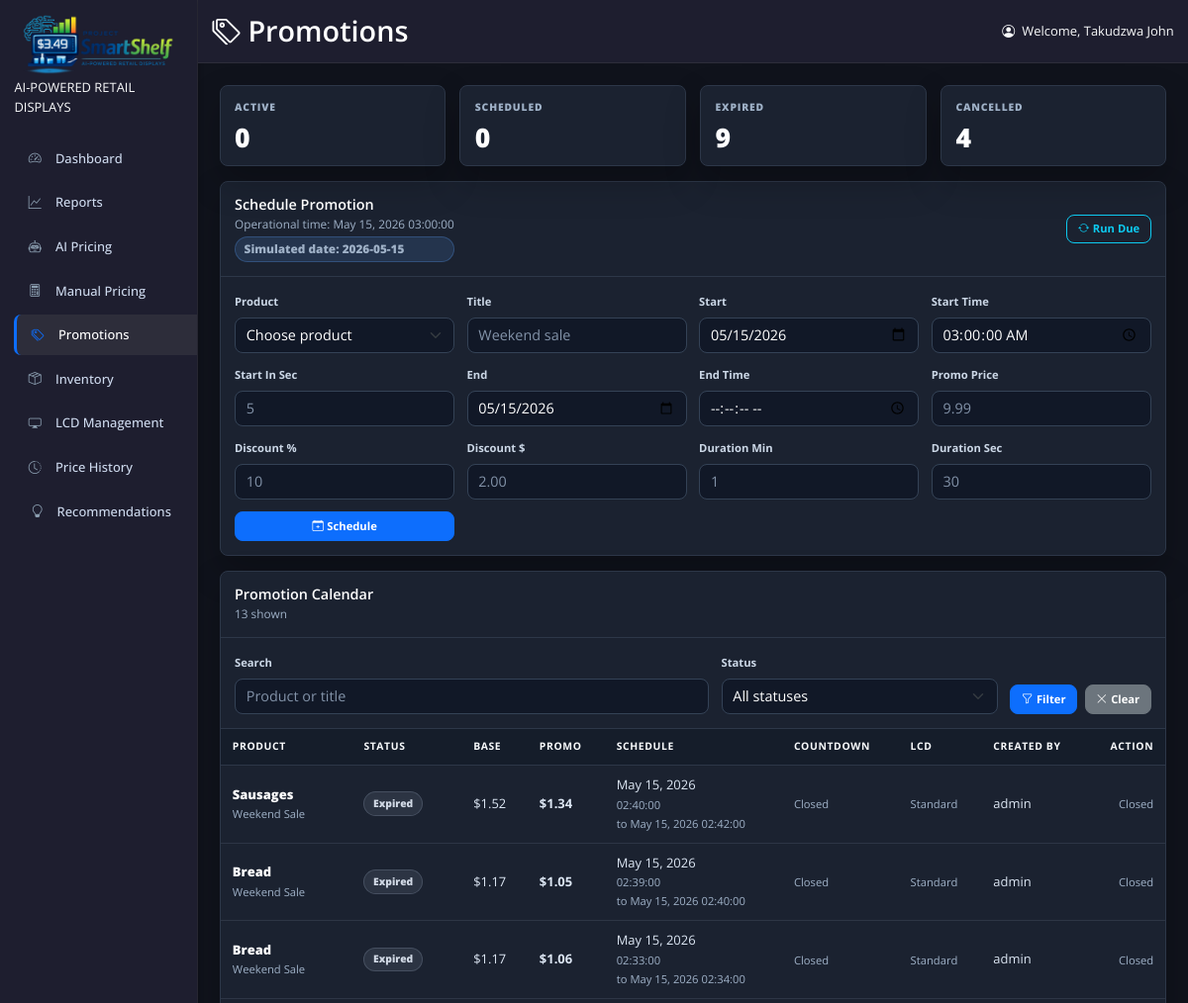
Before: /ProjectSmartShelf/promotions/ (signed in, upper part) with the older database file.
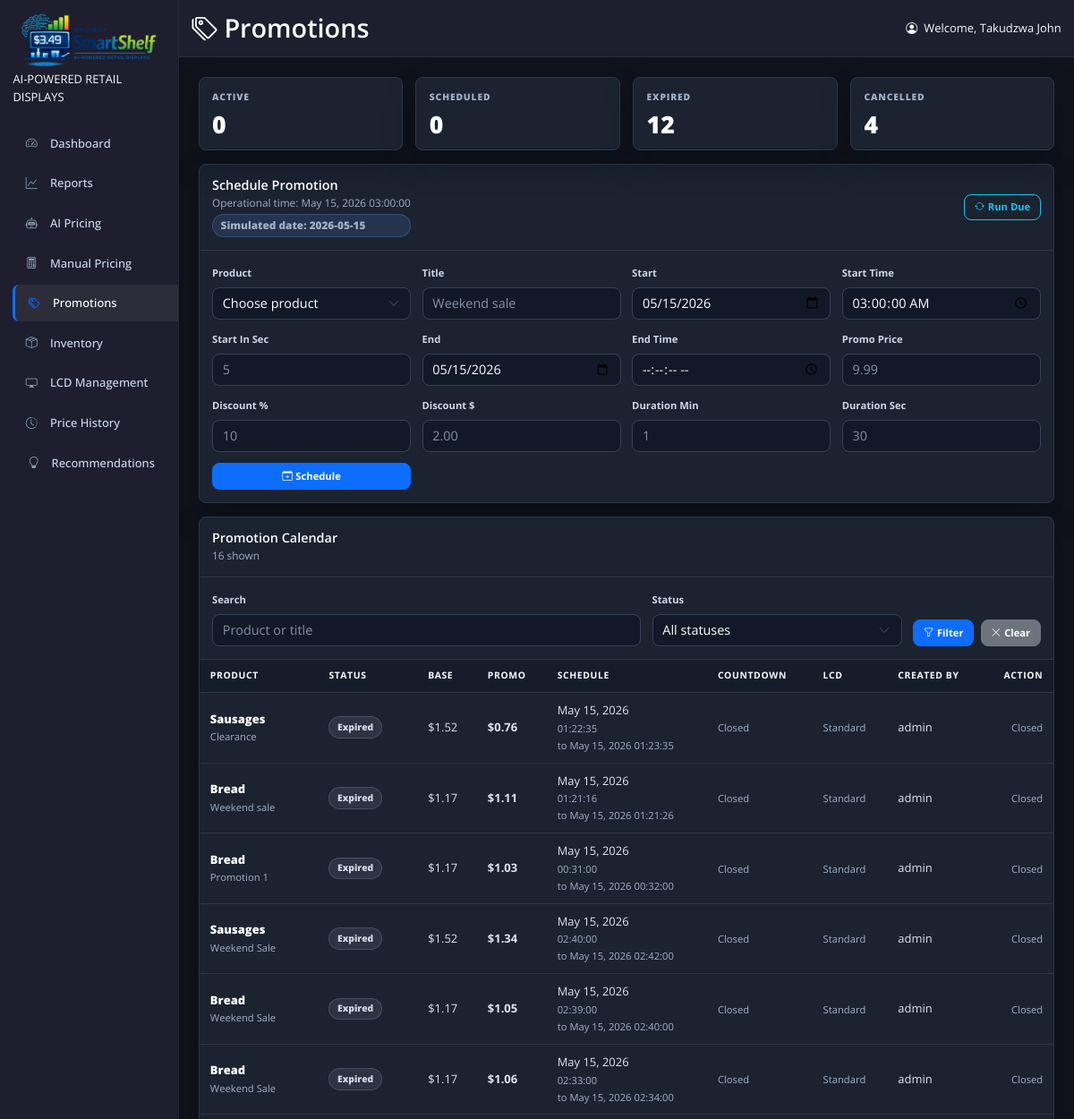
After: the same page with the newer database file.
### ProjectSmartShelf/models.py (models this page shows, shortened)
class ScheduledPromotion(models.Model):
    STATUS_SCHEDULED = 'scheduled'
    STATUS_ACTIVE = 'active'
    STATUS_EXPIRED = 'expired'
    STATUS_CANCELLED = 'cancelled'
    STATUS_CHOICES = [
        (STATUS_SCHEDULED, 'Scheduled'),
        (STATUS_ACTIVE, 'Active'),
        (STATUS_EXPIRED, 'Expired'),
        (STATUS_CANCELLED, 'Cancelled'),
    ]
    product = models.ForeignKey(
        Product,
        on_delete=models.CASCADE,
        related_name='scheduled_promotions',
    )
    title = models.CharField(max_length=120, blank=True)
    promotional_price = models.DecimalField(max_digits=10, decimal_places=2)
    start_date = models.DateField()
    start_time = models.TimeField(null=True, blank=True)
    end_date = models.DateField()
    end_time = models.TimeField(null=True, blank=True)
    pre_promotion_price = models.DecimalField(
        max_digits=10,
        decimal_places=2,
        null=True,
        blank=True,
        help_text='Price captured immediately before the promotion activates.',
    )
    status = models.CharField(
        max_length=20,
        choices=STATUS_CHOICES,
        default=STATUS_SCHEDULED,
    )
    created_by = models.ForeignKey(
        settings.AUTH_USER_MODEL,
        on_delete=models.SET_NULL,
        null=True,
        blank=True,
    )
    created_at = models.DateTimeField(auto_now_add=True)
    updated_at = models.DateTimeField(auto_now=True)
    applied_at = models.DateTimeField(null=True, blank=True)
    reverted_at = models.DateTimeField(null=True, blank=True)
    class Meta:
        ordering = ['status', 'start_date', 'start_time', 'product__name']
        indexes = [
            models.Index(fields=['status', 'start_date', 'start_time', 'end_date', 'end_time'], name='promo_schedule_idx'),
            models.Index(fields=['product', 'status'], name='promo_product_status_idx'),
        ]
    @property
    def display_name(self):
        return self.title or f"{self.product.name} promotion"
    @property
    def base_price(self):
        return self.pre_promotion_price if self.pre_promotion_price is not None else self.product.price
    @classmethod
    def _coerce_effective_at(cls, value=None):
        if value is None:
            return timezone.localtime()
        if isinstance(value, datetime.datetime):
            if timezone.is_naive(value):
                return timezone.make_aware(value, timezone.get_current_timezone())
            return timezone.localtime(value)
        if isinstance(value, datetime.date):
            return cls._combine_schedule(value, datetime.time.min)
        return value
    @classmethod
    def process_due_promotions(cls, effective_at=None):
        effective_at = cls._coerce_effective_at(effective_at)
        effective_date = effective_at.date()
        now = timezone.now()
        results = {
            'activated': 0,
            'reverted': 0,
            'expired_without_activation': 0,
        }
        for promotion in cls.objects.select_related('product').filter(
            status=cls.STATUS_ACTIVE,
            end_date__lte=effective_date,
        ):
            if promotion.ends_at < effective_at and promotion.revert(now=now):
                results['reverted'] += 1
        overdue_promotions = cls.objects.filter(
            status=cls.STATUS_SCHEDULED,
            end_date__lte=effective_date,
        )
        for promotion in overdue_promotions:
            if promotion.ends_at < effective_at:
                promotion.status = cls.STATUS_EXPIRED
                promotion.reverted_at = now
                promotion.save(update_fields=['status', 'reverted_at', 'updated_at'])
                results['expired_without_activation'] += 1
        due_promotions = cls.objects.select_related('product').filter(
            status=cls.STATUS_SCHEDULED,
            start_date__lte=effective_date,
            end_date__gte=effective_date,
        ).order_by('start_date', 'start_time', 'created_at')
        for promotion in due_promotions:
            if promotion.starts_at <= effective_at <= promotion.ends_at and promotion.activate(now=now):
                results['activated'] += 1
        return results

### checkout/models.py (models this page shows, shortened)
class Product(models.Model):
    name = models.CharField(max_length=200)
    category = models.CharField(max_length=100)
    price = models.DecimalField(max_digits=10, decimal_places=2)
    expiry_date=models.DateField(null=True, blank=True)
    inventory_level = models.IntegerField(default=0, help_text='Current stock count')
    lcd_id = models.IntegerField(default=1, help_text="1, 2, or 3 for the shelf display")
    class Meta:
        ordering = ['name']

### ProjectSmartShelf/views.py (the view, shortened to what this page needs)
# urls.py: path("promotions/", views.promotions_view, name="promotions"),
@staff_member_required(login_url='staff_login')
def promotions_view(request):
    effective_at = get_effective_promotion_time(request)
    effective_date = effective_at.date()
    ScheduledPromotion.process_due_promotions(effective_at)
    promotions = ScheduledPromotion.objects.select_related('product', 'created_by').order_by('-created_at')
    search_query = request.GET.get('search', '').strip()
    status_filter = request.GET.get('status', '').strip()
    if search_query:
        promotions = promotions.filter(
            Q(product__name__icontains=search_query) |
            Q(title__icontains=search_query)
        )
    if status_filter:
        promotions = promotions.filter(status=status_filter)
    promotions = prepare_promotions_for_display(promotions, effective_at)
    products = Product.objects.all().order_by('name')
    status_counts = {
        'scheduled': ScheduledPromotion.objects.filter(status=ScheduledPromotion.STATUS_SCHEDULED).count(),
        'active': ScheduledPromotion.objects.filter(status=ScheduledPromotion.STATUS_ACTIVE).count(),
        'expired': ScheduledPromotion.objects.filter(status=ScheduledPromotion.STATUS_EXPIRED).count(),
        'cancelled': ScheduledPromotion.objects.filter(status=ScheduledPromotion.STATUS_CANCELLED).count(),
    }
    context = {
        'products': products,
        'promotions': promotions,
        'search_query': search_query,
        'status_filter': status_filter,
        'status_choices': ScheduledPromotion.STATUS_CHOICES,
        'status_counts': status_counts,
        'effective_date': effective_date,
        'effective_at': effective_at,
        'active_simulated_date': get_active_simulated_date(request),
        'default_start_date': effective_date.strftime('%Y-%m-%d'),
        'default_start_time': effective_at.strftime('%H:%M:%S'),
    }
    return render(request, 'promotions.html', context)

### ProjectSmartShelf/context_processors.py (called while the page is built)
def simulated_date(request):
    active_date = getattr(request, 'simulated_date', None)
    context = {
        'simulated_date': active_date,
        'recommendations_count': 0,
    }
    cached_count = getattr(request, '_recommendations_count', None)
    if cached_count is not None:
        context['recommendations_count'] = cached_count
        return context
    user = getattr(request, 'user', None)
    if not (user and user.is_authenticated and user.is_staff):
        return context
    try:
        from .recommendations import recommendation_count
        context['recommendations_count'] = recommendation_count(active_date or timezone.localdate())
    except Exception:
        context['recommendations_count'] = 0
    return context

### ProjectSmartShelf/recommendations.py (called while the page is built)
def recommendation_count(base_date):
    return len(build_recommendations(base_date))

### ProjectSmartShelf/simulation.py (called while the page is built, shortened)
def parse_simulated_date(value):
    if not value:
        return None

def get_session_simulated_date(request):
    return parse_simulated_date(request.session.get('simulated_date'))

def get_stored_simulated_date():
    state = SimulationState.objects.filter(key=ACTIVE_DAY_KEY).first()
    return state.current_date if state else None

### ProjectSmartShelf/templates/promotions.html (shortened to what the changed rows need)
{% extends "base.html" %}
{% load static %}
{% block page_title %}<i class="bi bi-tags me-2"></i>Promotions{% endblock %}
{% block content %}
<div class="promo-page">
    <div class="promo-stat-grid">
        <div class="promo-stat">
            <div class="promo-stat-label">Expired</div>
            <div class="promo-stat-value">{{ status_counts.expired }}</div>
        </div>
    </div>
    <div class="promo-panel">
        <div class="promo-panel-header">
            <div>
                <h2>Schedule Promotion</h2>
            </div>
        </div>
    </div>
    <div class="promo-panel">
        <div class="promo-panel-header">
            <div>
                <h2>Promotion Calendar</h2>
                <span>{{ promotions|length }} shown</span>
            </div>
        </div>
        <div class="table-responsive">
            <table class="table promo-table align-middle">
                <thead>
                    <tr>
                        <th>Product</th>
                        <th>Status</th>
                        <th>Base</th>
                        <th>Promo</th>
                        <th>Schedule</th>
                        <th>Countdown</th>
                        <th>LCD</th>
                        <th>Created By</th>
                        <th class="text-end">Action</th>
                    </tr>
                </thead>
                <tbody>
                    {% for promotion in promotions %}
                    <tr>
                        <td>
                            <span class="promo-product">{{ promotion.product.name }}</span>
                            <span class="promo-subtext">{{ promotion.display_name }}</span>
                        </td>
                        <td><span class="status-badge {{ promotion.status }}">{{ promotion.get_status_display }}</span></td>
                        <td>
                            ${{ promotion.base_price|floatformat:2 }}
                        </td>
                        <td><strong>${{ promotion.promotional_price|floatformat:2 }}</strong></td>
                        <td>
                            {{ promotion.start_date|date:"M j, Y" }}
                            {% if promotion.start_time %}
                                <span class="promo-subtext">{{ promotion.start_time|time:"H:i:s" }}</span>
                            {% endif %}
                            <span class="promo-subtext">
                                to {{ promotion.end_date|date:"M j, Y" }}{% if promotion.end_time %} {{ promotion.end_time|time:"H:i:s" }}{% endif %}
                            </span>
                        </td>
                        <td>
                            {% if promotion.countdown_target_iso %}
                                <span class="promo-subtext">{{ promotion.countdown_label }}</span>
                                <span class="promo-countdown js-promotion-countdown" data-countdown-seconds="{{ promotion.countdown_seconds }}">--:--</span>
                            {% else %}
                                <span class="promo-subtext">Closed</span>
                            {% endif %}
                        </td>
                        <td>
                            {% if promotion.status == "active" %}
                                <span class="lcd-badge"><i class="bi bi-display me-1"></i>PROMO</span>
                            {% else %}
                                <span class="promo-subtext">Standard</span>
                            {% endif %}
                        </td>
                        <td>
                            {% if promotion.created_by %}
                                {{ promotion.created_by.username }}
                            {% else %}
                                System
                            {% endif %}
                        </td>
                        <td class="text-end">
                            {% if promotion.status == "active" or promotion.status == "scheduled" %}
                                <form method="post" class="d-inline">
                                    {% csrf_token %}
                                    <input type="hidden" name="action" value="cancel">
                                    <input type="hidden" name="promotion_id" value="{{ promotion.id }}">
                                    <button type="submit" class="btn btn-outline-warning promo-action">
                                        {% if promotion.status == "active" %}End Now{% else %}Cancel{% endif %}
                                    </button>
                                </form>
                            {% else %}
                                <span class="promo-subtext">Closed</span>
                            {% endif %}
                        </td>
                    </tr>
                    {% empty %}
                    <tr>
                        <td colspan="9" class="text-center py-4">No promotions found.</td>
                    </tr>
                    {% endfor %}
                </tbody>
            </table>
        </div>
    </div>
</div>
{% endblock %}

Changed rows visible on the page:
added ScheduledPromotion: product.name "Sausages", display_name "Clearance", status "Expired", base_price "1.52", promotional_price "0.76", start_date "May 15, 2026", start_time "01:22:35", end_date "May 15, 2026", end_time "01:23:35", shows "Closed", shows "Standard", created_by.username "admin"
added ScheduledPromotion: product.name "Bread", display_name "Weekend sale", status "Expired", base_price "1.17", promotional_price "1.11", start_date "May 15, 2026", start_time "01:21:16", end_date "May 15, 2026", end_time "01:21:26", shows "Closed", shows "Standard", created_by.username "admin"
added ScheduledPromotion: product.name "Bread", display_name "Promotion 1", status "Expired", base_price "1.17", promotional_price "1.03", start_date "May 15, 2026", start_time "00:31:00", end_date "May 15, 2026", end_time "00:32:00", shows "Closed", shows "Standard", created_by.username "admin"
Other visible differences:
{{ status_counts.expired }}: "9" → "12"
{{ promotions|length }}: "13" → "16"
